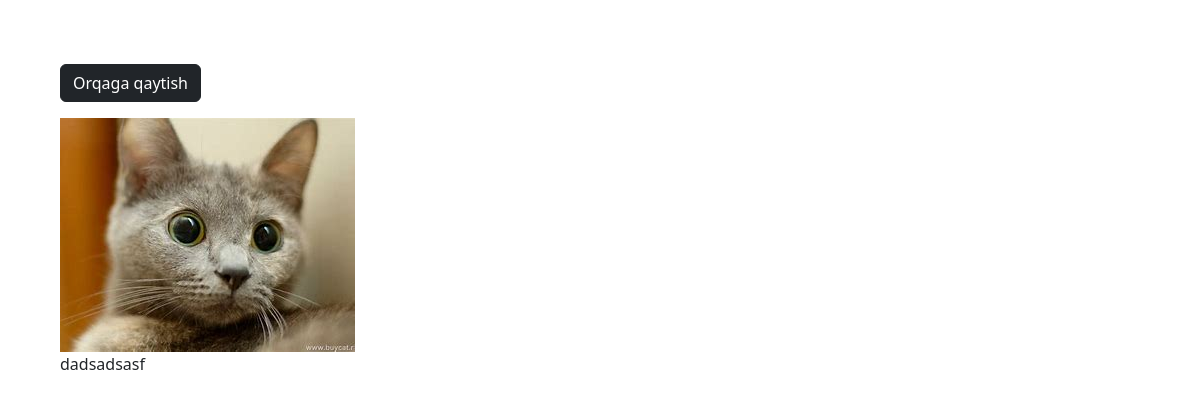
The page /photo/3/ (signed in) on the database its author committed.
### photo/models.py (models this page shows, shortened)
class Photo(models.Model):
    category = models.ForeignKey(Category, on_delete=models.SET_NULL, null=True, blank=True)
    image = models.ImageField(null=False, blank=False)
    description = models.TextField()

### photo/views.py (the view)
# urls.py: path('photo/<str:pk>/', viewPhoto, name='view-photo'),
@login_required(login_url='login')
def viewPhoto(request, pk):
    photo = Photo.objects.get(id=pk)
    return render(request, 'photo/photo.html', {
        'photo': photo,
    })

### templates/photo/photo.html (shortened to what this page needs)
<!DOCTYPE html>
<html lang="en">
<head>
    <link href="https://cdn.jsdelivr.net/npm/bootstrap@5.3.0/dist/css/bootstrap.min.css" rel="stylesheet">
</head>
<body class="m-5">
    <div class="container">
        <div class="row-justify-content-center">
            <div class="col">
                <a href="{% url 'galeriya' %}" class="btn btn-dark my-3">Orqaga qaytish</a>
                <div style="height: 90vh;">
                    <img style="max-width:100%; max-height: 100%" src="{{ photo.image.url }}">
                    <p>{{ photo.description }}</p>
                </div>
            </div>
        </div>
    </div>
</body>
</html>

### rows shown on the page
Photo: image (picture), description "dadsadsasf"
